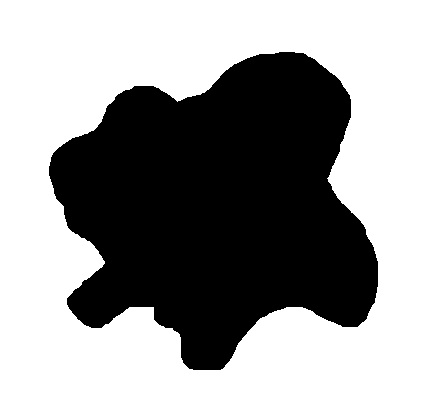
#> input picture img1.png, 433 x 397 px, found by its file name
$ jupyter execute 'Cognida-AI(1).ipynb'
#> lines starting #> are read from the running program, lines starting #| are printed output that depends on the picture; after the words box and inside, x2 and y2 are one past the last pixel; in counts of white or black regions, pixels touching at a corner belong together
[cell 1]
#Import the required libraries
import cv2
import matplotlib.pyplot as plt
import numpy as np
from PIL import Image

[cell 2]
#Reading the input files using CV2 library
input_image1 = cv2.imread(r"C:\Users\ayush\OneDrive\Desktop\MVSR_2451-20-733-058_Divyansh_Jain_CCC_MinTech\input\img1.png")
#> input_image1 is the input picture: shape (397, 433, 3); 59.4% white; 1 black region, box (x1, y1, x2, y2) and area: (49, 52, 378, 370) 69791
input_image2 = cv2.imread(r"C:\Users\ayush\OneDrive\Desktop\MVSR_2451-20-733-058_Divyansh_Jain_CCC_MinTech\input\img2.png")
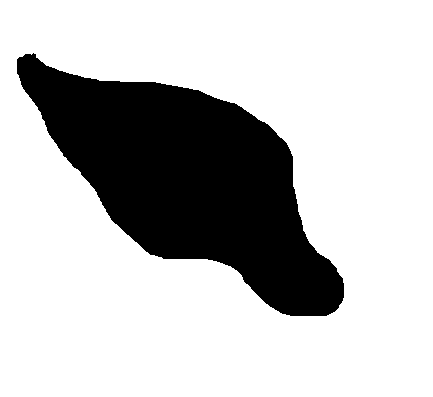
#> input picture img2.png, 433 x 397 px, found by its file name
#> input_image2 is the input picture: shape (397, 433, 3); 75.9% white; 1 black region, box (x1, y1, x2, y2) and area: (17, 53, 344, 316) 41446
input_image3 = cv2.imread(r"C:\Users\ayush\OneDrive\Desktop\MVSR_2451-20-733-058_Divyansh_Jain_CCC_MinTech\input\img3.png")
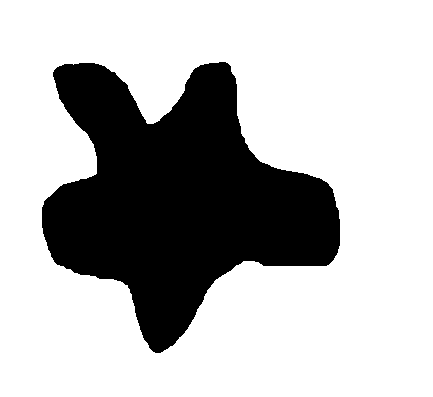
#> input picture img3.png, 433 x 397 px, found by its file name
#> input_image3 is the input picture: shape (397, 433, 3); 72.3% white; 1 black region, box (x1, y1, x2, y2) and area: (42, 62, 340, 353) 47660
input_image4 = cv2.imread(r"C:\Users\ayush\OneDrive\Desktop\MVSR_2451-20-733-058_Divyansh_Jain_CCC_MinTech\input\img4.png")
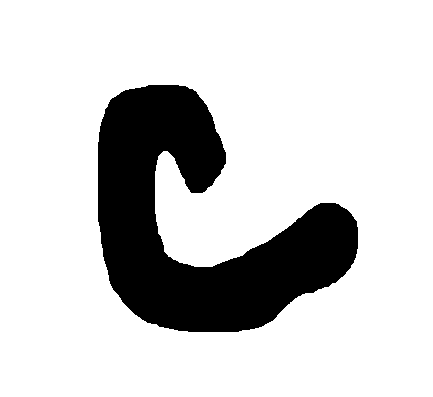
#> input picture img4.png, 433 x 397 px, found by its file name
#> input_image4 is the input picture: shape (397, 433, 3); 81.4% white; 1 black region, box (x1, y1, x2, y2) and area: (98, 85, 358, 332) 31945
input_image5 = cv2.imread(r"C:\Users\ayush\OneDrive\Desktop\MVSR_2451-20-733-058_Divyansh_Jain_CCC_MinTech\input\img5.png")
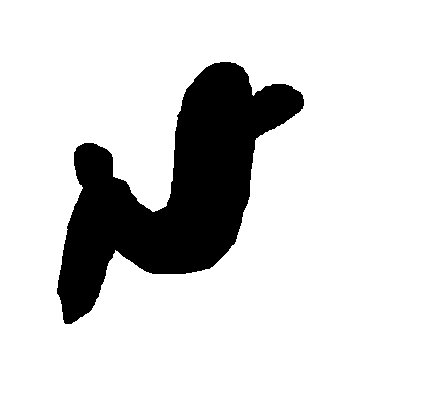
#> input picture img5.png, 433 x 397 px, found by its file name
#> input_image5 is the input picture: shape (397, 433, 3); 84.2% white; 1 black region, box (x1, y1, x2, y2) and area: (57, 62, 304, 324) 27118

[cell 3]
#1. Finding the encapsulating circle of the figure

[cell 4]
def find_smallest_enclosing_circle(image):
  # Convert the image to grayscale.
    gray = cv2.cvtColor(image, cv2.COLOR_BGR2GRAY)

  # Apply a threshold to the image to binarize it.
    thresh = cv2.threshold(gray, 127, 255, cv2.THRESH_BINARY_INV + cv2.THRESH_OTSU)[1]
#> thresh: shape (397, 433); 40.6% white; 1 white region

  # Find the contours in the binary image.
    contours = cv2.findContours(thresh, cv2.RETR_EXTERNAL, cv2.CHAIN_APPROX_SIMPLE)[0]
#> contours = 1 contour; box (x1, y1, x2, y2) and area: (49, 52, 378, 370) 69259

  # For each contour, find the minimum bounding rectangle.
    bounding_rectangles = []
    for contour in contours:
        bounding_rectangles.append(cv2.minAreaRect(contour))
#> this loop made 1 pass
#> after the loop, bounding_rectangles = [((211, 216.3), (312.9, 304.3), -9.46)]

  # For each bounding rectangle, calculate the radius of the smallest circle that
  # encloses the rectangle.
    smallest_circle = None
    for bounding_rectangle in bounding_rectangles:
        width, height, angle = bounding_rectangle[0][1], bounding_rectangle[1][1], bounding_rectangle[2]
        radius = np.sqrt(width**2 + height**2) / 2
#> this loop made 1 pass
#> (bounding_rectangle, width, height, angle, radius) on pass 1: (((211, 216.3), (312.9, 304.3), -9.46), 216.3, 304.3, -9.46, 186.7)
    if smallest_circle is None or radius < smallest_circle[2]:
        smallest_circle = (bounding_rectangle[0][0], bounding_rectangle[0][1], radius)
#> smallest_circle = (211, 216.3, 186.7)

    return smallest_circle


# Find the smallest circle that encloses the particle in the image.
smallest_circle = find_smallest_enclosing_circle(input_image1)
#> smallest_circle = (211, 216.3, 186.7)

# Convert the radius to an integer.
radius_int = int(smallest_circle[2])
#> radius_int = 186

# Draw the circle on the image.
cv2.circle(input_image1, (int(smallest_circle[0]), int(smallest_circle[1])), radius_int, (0, 0, 255), 2)
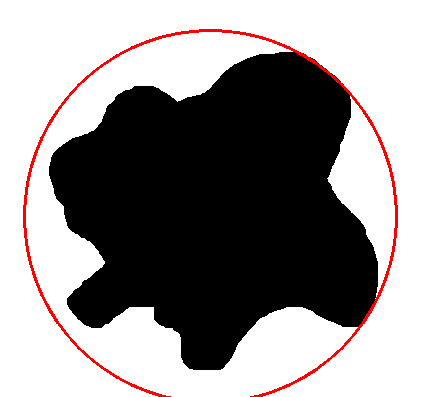
#> input_image1: shape (397, 433, 3); 1.82% of pixels changed, all inside (x1, y1, x2, y2) = (23, 29, 398, 397)

# Display the image.
plt.imshow(input_image1)

[cell 5]
def find_smallest_enclosing_circle(image):
  # Convert the image to grayscale.
    gray = cv2.cvtColor(image, cv2.COLOR_BGR2GRAY)

  # Apply a threshold to the image to binarize it.
    thresh = cv2.threshold(gray, 127, 255, cv2.THRESH_BINARY_INV + cv2.THRESH_OTSU)[1]
#> thresh: shape (397, 433); 24.1% white; 1 white region

  # Find the contours in the binary image.
    contours = cv2.findContours(thresh, cv2.RETR_EXTERNAL, cv2.CHAIN_APPROX_SIMPLE)[0]
#> contours = 1 contour; box (x1, y1, x2, y2) and area: (17, 53, 344, 316) 41026

  # For each contour, find the minimum bounding rectangle.
    bounding_rectangles = []
    for contour in contours:
        bounding_rectangles.append(cv2.minAreaRect(contour))
#> after the loop, bounding_rectangles = [((182, 174), (172.1, 395.1), -65.92)]

  # For each bounding rectangle, calculate the radius of the smallest circle that
  # encloses the rectangle.
    smallest_circle = None
    for bounding_rectangle in bounding_rectangles:
        width, height, angle = bounding_rectangle[0][1], bounding_rectangle[1][1], bounding_rectangle[2]
        radius = np.sqrt(width**2 + height**2) / 2
#> this loop made 1 pass
#> (bounding_rectangle, width, height, angle, radius) on pass 1: (((182, 174), (172.1, 395.1), -65.92), 174, 395.1, -65.92, 215.8)
    if smallest_circle is None or radius < smallest_circle[2]:
        smallest_circle = (bounding_rectangle[0][0], bounding_rectangle[0][1], radius)
#> smallest_circle = (182, 174, 215.8)

    return smallest_circle


# Find the smallest circle that encloses the particle in the image.
smallest_circle = find_smallest_enclosing_circle(input_image2)
#> smallest_circle = (182, 174, 215.8)

# Convert the radius to an integer.
radius_int = int(smallest_circle[2])
#> radius_int = 215

# Draw the circle on the image.
cv2.circle(input_image2, (int(smallest_circle[0]), int(smallest_circle[1])), radius_int, (0, 0, 255), 2)
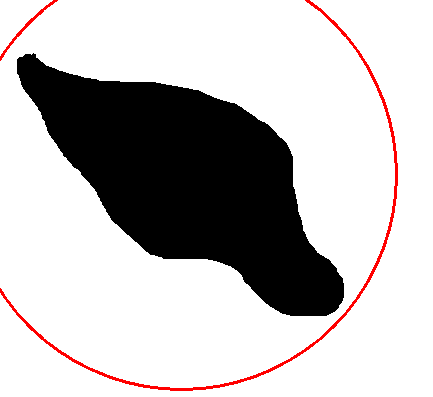
#> input_image2: shape (397, 433, 3); 1.46% of pixels changed, all inside (x1, y1, x2, y2) = (0, 0, 398, 391)

# Display the image.
plt.imshow(input_image2)

[cell 6]
def find_smallest_enclosing_circle(image):
  # Convert the image to grayscale.
    gray = cv2.cvtColor(image, cv2.COLOR_BGR2GRAY)

  # Apply a threshold to the image to binarize it.
    thresh = cv2.threshold(gray, 127, 255, cv2.THRESH_BINARY_INV + cv2.THRESH_OTSU)[1]
#> thresh: shape (397, 433); 27.7% white; 1 white region

  # Find the contours in the binary image.
    contours = cv2.findContours(thresh, cv2.RETR_EXTERNAL, cv2.CHAIN_APPROX_SIMPLE)[0]
#> contours = 1 contour; box (x1, y1, x2, y2) and area: (42, 62, 340, 353) 47152

  # For each contour, find the minimum bounding rectangle.
    bounding_rectangles = []
    for contour in contours:
        bounding_rectangles.append(cv2.minAreaRect(contour))
#> after the loop, bounding_rectangles = [((168.3, 178.2), (280, 300.3), -27.66)]

  # For each bounding rectangle, calculate the radius of the smallest circle that
  # encloses the rectangle.
    smallest_circle = None
    for bounding_rectangle in bounding_rectangles:
        width, height, angle = bounding_rectangle[0][1], bounding_rectangle[1][1], bounding_rectangle[2]
        radius = np.sqrt(width**2 + height**2) / 2
#> this loop made 1 pass
#> (bounding_rectangle, width, height, angle, radius) on pass 1: (((168.3, 178.2), (280, 300.3), -27.66), 178.2, 300.3, -27.66, 174.6)
    if smallest_circle is None or radius < smallest_circle[2]:
        smallest_circle = (bounding_rectangle[0][0], bounding_rectangle[0][1], radius)
#> smallest_circle = (168.3, 178.2, 174.6)

    return smallest_circle


# Find the smallest circle that encloses the particle in the image.
smallest_circle = find_smallest_enclosing_circle(input_image3)
#> smallest_circle = (168.3, 178.2, 174.6)

# Convert the radius to an integer.
radius_int = int(smallest_circle[2])
#> radius_int = 174

# Draw the circle on the image.
cv2.circle(input_image3, (int(smallest_circle[0]), int(smallest_circle[1])), radius_int, (0, 0, 255), 2)
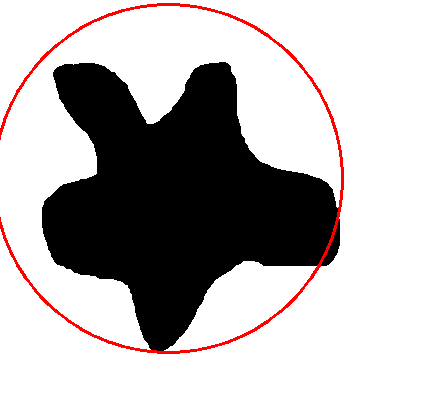
#> input_image3: shape (397, 433, 3); 1.75% of pixels changed, all inside (x1, y1, x2, y2) = (0, 3, 344, 354)

# Display the image.
plt.imshow(input_image3)

[cell 7]
def find_smallest_enclosing_circle(image):
  # Convert the image to grayscale.
    gray = cv2.cvtColor(image, cv2.COLOR_BGR2GRAY)

  # Apply a threshold to the image to binarize it.
    thresh = cv2.threshold(gray, 127, 255, cv2.THRESH_BINARY_INV + cv2.THRESH_OTSU)[1]
#> thresh: shape (397, 433); 18.6% white; 1 white region

  # Find the contours in the binary image.
    contours = cv2.findContours(thresh, cv2.RETR_EXTERNAL, cv2.CHAIN_APPROX_SIMPLE)[0]
#> contours = 1 contour; box (x1, y1, x2, y2) and area: (98, 85, 358, 332) 31433

  # For each contour, find the minimum bounding rectangle.
    bounding_rectangles = []
    for contour in contours:
        bounding_rectangles.append(cv2.minAreaRect(contour))
#> after the loop, bounding_rectangles = [((196.1, 226.8), (212.7, 291.9), -51.99)]

  # For each bounding rectangle, calculate the radius of the smallest circle that
  # encloses the rectangle.
    smallest_circle = None
    for bounding_rectangle in bounding_rectangles:
        width, height, angle = bounding_rectangle[0][1], bounding_rectangle[1][1], bounding_rectangle[2]
        radius = np.sqrt(width**2 + height**2) / 2
#> this loop made 1 pass
#> (bounding_rectangle, width, height, angle, radius) on pass 1: (((196.1, 226.8), (212.7, 291.9), -51.99), 226.8, 291.9, -51.99, 184.9)
    if smallest_circle is None or radius < smallest_circle[2]:
        smallest_circle = (bounding_rectangle[0][0], bounding_rectangle[0][1], radius)
#> smallest_circle = (196.1, 226.8, 184.9)

    return smallest_circle


# Find the smallest circle that encloses the particle in the image.
smallest_circle = find_smallest_enclosing_circle(input_image4)
#> smallest_circle = (196.1, 226.8, 184.9)

# Convert the radius to an integer.
radius_int = int(smallest_circle[2])
#> radius_int = 184

# Draw the circle on the image.
cv2.circle(input_image4, (int(smallest_circle[0]), int(smallest_circle[1])), radius_int, (0, 0, 255), 2)
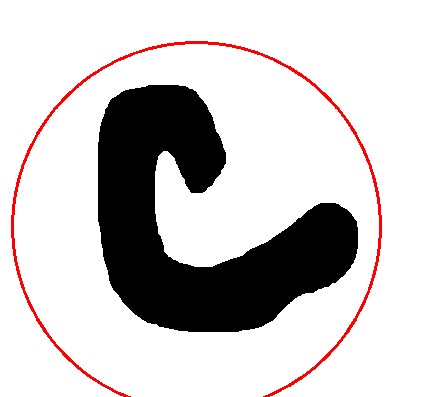
#> input_image4: shape (397, 433, 3); 1.76% of pixels changed, all inside (x1, y1, x2, y2) = (11, 41, 382, 397)

# Display the image.
plt.imshow(input_image4)

[cell 8]
def find_smallest_enclosing_circle(image):
  # Convert the image to grayscale.
    gray = cv2.cvtColor(image, cv2.COLOR_BGR2GRAY)

  # Apply a threshold to the image to binarize it.
    thresh = cv2.threshold(gray, 127, 255, cv2.THRESH_BINARY_INV + cv2.THRESH_OTSU)[1]
#> thresh: shape (397, 433); 15.8% white; 1 white region

  # Find the contours in the binary image.
    contours = cv2.findContours(thresh, cv2.RETR_EXTERNAL, cv2.CHAIN_APPROX_SIMPLE)[0]
#> contours = 1 contour; box (x1, y1, x2, y2) and area: (57, 62, 304, 324) 26654

  # For each contour, find the minimum bounding rectangle.
    bounding_rectangles = []
    for contour in contours:
        bounding_rectangles.append(cv2.minAreaRect(contour))
#> after the loop, bounding_rectangles = [((171.4, 189.8), (321.8, 172.6), -31.68)]

  # For each bounding rectangle, calculate the radius of the smallest circle that
  # encloses the rectangle.
    smallest_circle = None
    for bounding_rectangle in bounding_rectangles:
        width, height, angle = bounding_rectangle[0][1], bounding_rectangle[1][1], bounding_rectangle[2]
        radius = np.sqrt(width**2 + height**2) / 2
#> this loop made 1 pass
#> (bounding_rectangle, width, height, angle, radius) on pass 1: (((171.4, 189.8), (321.8, 172.6), -31.68), 189.8, 172.6, -31.68, 128.3)
    if smallest_circle is None or radius < smallest_circle[2]:
        smallest_circle = (bounding_rectangle[0][0], bounding_rectangle[0][1], radius)
#> smallest_circle = (171.4, 189.8, 128.3)

    return smallest_circle


# Find the smallest circle that encloses the particle in the image.
smallest_circle = find_smallest_enclosing_circle(input_image5)
#> smallest_circle = (171.4, 189.8, 128.3)

# Convert the radius to an integer.
radius_int = int(smallest_circle[2])
#> radius_int = 128

# Draw the circle on the image.
cv2.circle(input_image5, (int(smallest_circle[0]), int(smallest_circle[1])), radius_int, (0, 0, 255), 2)
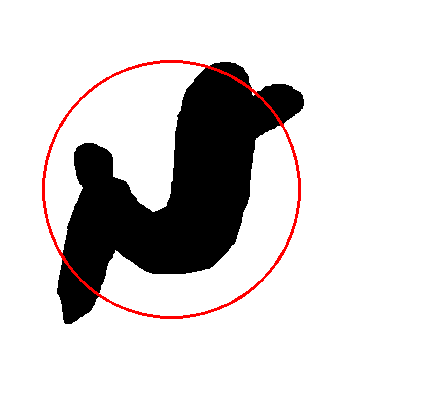
#> input_image5: shape (397, 433, 3); 1.36% of pixels changed, all inside (x1, y1, x2, y2) = (42, 60, 301, 319)

# Display the image.
plt.imshow(input_image5)
